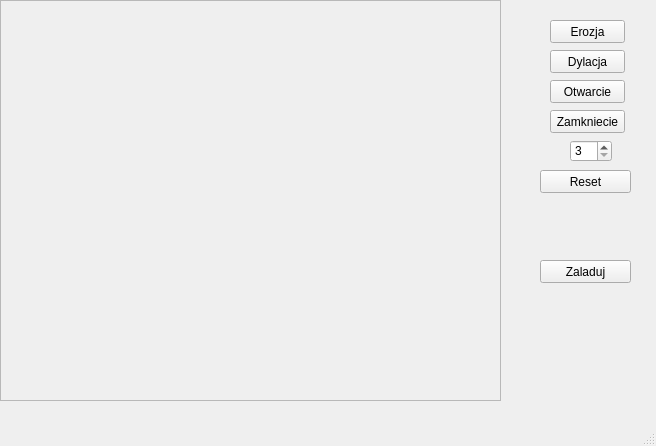
<?xml version="1.0" encoding="UTF-8"?>
<ui version="4.0">
 <class>MainWindow</class>
 <widget class="QMainWindow" name="MainWindow">
  <property name="geometry">
   <rect>
    <x>0</x>
    <y>0</y>
    <width>656</width>
    <height>446</height>
   </rect>
  </property>
  <property name="windowTitle">
   <string>MainWindow</string>
  </property>
  <widget class="QWidget" name="centralWidget">
   <widget class="QPushButton" name="pushButton">
    <property name="geometry">
     <rect>
      <x>550</x>
      <y>20</y>
      <width>75</width>
      <height>23</height>
     </rect>
    </property>
    <property name="text">
     <string>Erozja</string>
    </property>
   </widget>
   <widget class="QPushButton" name="pushButton_2">
    <property name="geometry">
     <rect>
      <x>550</x>
      <y>50</y>
      <width>75</width>
      <height>23</height>
     </rect>
    </property>
    <property name="text">
     <string>Dylacja</string>
    </property>
   </widget>
   <widget class="QPushButton" name="pushButton_3">
    <property name="geometry">
     <rect>
      <x>550</x>
      <y>80</y>
      <width>75</width>
      <height>23</height>
     </rect>
    </property>
    <property name="text">
     <string>Otwarcie</string>
    </property>
   </widget>
   <widget class="QPushButton" name="pushButton_4">
    <property name="geometry">
     <rect>
      <x>550</x>
      <y>110</y>
      <width>75</width>
      <height>23</height>
     </rect>
    </property>
    <property name="text">
     <string>Zamkniecie</string>
    </property>
   </widget>
   <widget class="QPushButton" name="pushButton_5">
    <property name="geometry">
     <rect>
      <x>540</x>
      <y>260</y>
      <width>91</width>
      <height>23</height>
     </rect>
    </property>
    <property name="text">
     <string>Zaladuj</string>
    </property>
   </widget>
   <widget class="QPushButton" name="pushButton_6">
    <property name="geometry">
     <rect>
      <x>540</x>
      <y>170</y>
      <width>91</width>
      <height>23</height>
     </rect>
    </property>
    <property name="text">
     <string>Reset</string>
    </property>
   </widget>
   <widget class="QSpinBox" name="spinBox">
    <property name="geometry">
     <rect>
      <x>570</x>
      <y>140</y>
      <width>42</width>
      <height>22</height>
     </rect>
    </property>
    <property name="minimum">
     <number>3</number>
    </property>
    <property name="singleStep">
     <number>2</number>
    </property>
   </widget>
   <widget class="QFrame" name="frame">
    <property name="geometry">
     <rect>
      <x>0</x>
      <y>0</y>
      <width>501</width>
      <height>401</height>
     </rect>
    </property>
    <property name="frameShape">
     <enum>QFrame::StyledPanel</enum>
    </property>
    <property name="frameShadow">
     <enum>QFrame::Raised</enum>
    </property>
   </widget>
  </widget>
  <widget class="QMenuBar" name="menuBar">
   <property name="geometry">
    <rect>
     <x>0</x>
     <y>0</y>
     <width>656</width>
     <height>22</height>
    </rect>
   </property>
  </widget>
  <widget class="QStatusBar" name="statusBar"/>
 </widget>
 <layoutdefault spacing="6" margin="11"/>
 <resources/>
 <connections/>
</ui>
